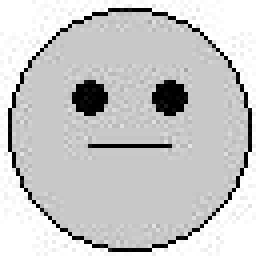
#> input picture face.jpg, 64 x 64 px, found by its file name (shown 4 times larger)
$ python picture.py
#> lines starting #> are read from the running program, lines starting #| are printed output that depends on the picture; after the words box and inside, x2 and y2 are one past the last pixel; in counts of white or black regions, pixels touching at a corner belong together
import cv2
import numpy as np
import matplotlib.pyplot as plt

from qm import QuantumMachinesManager
from qm.qua import *
import math

################################################################################
# 1. IMAGE PROCESSING (OpenCV)
################################################################################

def resample_trace(x, y, points):
    """
    Resample the trace defined by x and y to a given number of points.
    """
    assert len(x) == len(y)
    t = np.linspace(0, len(x) - 1, points)
    x_resampled = np.interp(t, np.arange(len(x)), x)
    y_resampled = np.interp(t, np.arange(len(y)), y)
    return np.array([x_resampled, y_resampled])

# 1a) Load image and convert to grayscale
img = cv2.imread("face.jpg", cv2.IMREAD_GRAYSCALE)
#> img is the input picture: shape (64, 64); min 0, max 255, mean 200.1
if img is None:
    raise FileNotFoundError("Could not read 'face.jpg'. Make sure the file exists.")

# 1b) Detect edges with Canny (tweak thresholds as needed)
edges = cv2.Canny(img, 100, 200)
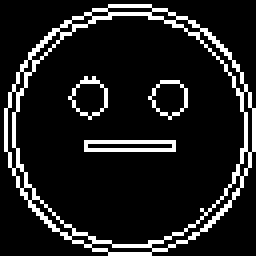
#> edges: shape (64, 64) (shown 4 times larger); 11.9% white in thin lines or dots

# 1c) Find contours
contours, hierarchy = cv2.findContours(edges, cv2.RETR_EXTERNAL, cv2.CHAIN_APPROX_SIMPLE)
#> contours = 1 contour; box (x1, y1, x2, y2) and area: (1, 1, 64, 64) 3028
if len(contours) == 0:
    raise ValueError("No contours found. Try adjusting Canny thresholds or using a simpler image.")

# 1d) Pick the largest contour by area
areas = [cv2.contourArea(cnt) for cnt in contours]
#> areas = [3028]
max_index = np.argmax(areas)
#> max_index = 0
largest_contour = contours[max_index]
#> largest_contour = contour of 88 points, box (x1, y1, x2, y2) (1, 1, 64, 64), area 3028

# 1e) Approximate the contour to reduce points (epsilon factor is adjustable)
epsilon = 0.001 * cv2.arcLength(largest_contour, True)
#> epsilon = 0.206
approx = cv2.approxPolyDP(largest_contour, epsilon, True)
#> approx has the same summary as largest_contour

# 1f) Extract (x, y) from the approximated contour
#    approx has shape (N, 1, 2)
pts = approx.reshape(-1, 2)  # shape (N, 2)
#> pts = 88 pairs, first value 1 to 63, second value 1 to 63
x_vals = pts[:, 0]
#> x_vals = 88 values, max 63 at index 65, min 1 at index 21, mean 32
y_vals = pts[:, 1]
#> y_vals = 88 values, max 63 at index 43, min 1 at index 0, mean 32

# 1g) Optional: invert Y or transform to a consistent orientation
#    For example, if you want "up" to be positive:
#    y_vals = -y_vals

# 1h) Normalize to ~±1 range
#    We find min/max, then scale and shift
min_x, max_x = x_vals.min(), x_vals.max()
#> min_x = 1; max_x = 63
min_y, max_y = y_vals.min(), y_vals.max()
#> min_y = 1; max_y = 63
range_x = max_x - min_x
#> range_x = 62
range_y = max_y - min_y
#> range_y = 62
# We'll scale the largest dimension to ~2.0, so the shape fits ~±1
scale_factor = 0.2 / max(range_x, range_y)
#> scale_factor = 0.00323
x_norm = (x_vals - min_x - range_x/2.0) * scale_factor
#> x_norm = 88 values, max 0.1 at index 65, min -0.1 at index 21, mean 2.76e-19
y_norm = (y_vals - min_y - range_y/2.0) * scale_factor
#> y_norm = 88 values, max 0.1 at index 43, min -0.1 at index 0, mean -7.89e-19

# 1i) Resample to a fixed number of points for QUA
resampled = resample_trace(x_norm, y_norm, points=16500)
#> in resample_trace, `t = np.linspace(0, len(x) - 1, points)`: t = 16500 values from 0 to 87
#> in resample_trace, `x_resampled = np.interp(t, np.arange(len(x)), x)`: x_resampled = 16500 values, max 0.1 at index 12327, min -0.1 at index 3983, mean -3.89e-18
#> in resample_trace, `y_resampled = np.interp(t, np.arange(len(y)), y)`: y_resampled = 16500 values, max 0.1 at index 8155, min -0.1 at index 0, mean 0.00114
face_x = resampled[0]
#> face_x has the same summary as x_resampled in resample_trace
face_y = resampled[1]
#> face_y has the same summary as y_resampled in resample_trace

# 1j) Let's visualize quickly (optional):
plt.figure()
plt.plot(face_x, face_y, '-o')
plt.title("Resampled Face Outline")
plt.imshow(edges,cmap = 'gray')
plt.title('Edge Image'), plt.xticks([]), plt.yticks([])
plt.show()
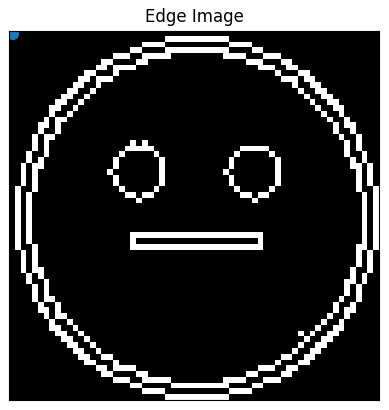
#> figure drawn by matplotlib, 1 panel

################################################################################
# 2. BUILD QUA CONFIGURATION
################################################################################

SPRITE_LENGTH = 16500  # matches our resample_trace points

# We'll define waveforms for "face"
face_x_list = face_x.tolist()
#> face_x_list has the same summary as x_resampled in resample_trace
face_y_list = face_y.tolist()
#> face_y_list has the same summary as y_resampled in resample_trace

configuration = {
    "version": 1,
    "controllers": {
        "con1": {
            "type": "opx1000",
            "fems": {
                5: {
                    "type": "LF",
                    "analog_outputs": {i: {"offset": 0.0} for i in range(1, 9)},
                    "analog_inputs": {},
                    "digital_outputs": {i: {} for i in range(1, 8)},
                }
            },
        }
    },
    "elements": {
        "screen": {
            "mixInputs": {
                "I": ("con1", 5, 5),
                "Q": ("con1", 5, 6),
            },
            "intermediate_frequency": 0,
            "operations": {
                "face": "face_pulse",
            },
        },
        'draw_marker_element': {
            'singleInput': {
                'port': ('con1', 5, 1),
            },
            'intermediate_frequency': 0,
            'operations': {
                "marker_pulse": "marker_pulse",
            },
        },
    },
    "pulses": {
        "face_pulse": {
            "operation": "control",
            "length": SPRITE_LENGTH,
            "waveforms": {"I": "face_x_wf", "Q": "face_y_wf"},
        },
        "marker_pulse": {
            "operation": "control",
            'length': SPRITE_LENGTH,
            'waveforms': {"single": "marker_wf"},
        },
    },
    "waveforms": {
        "face_x_wf": {
            "type": "arbitrary",
            "samples": face_x_list,
        },
        "face_y_wf": {
            "type": "arbitrary",
            "samples": face_y_list,
        },
        'marker_wf': {"type": "constant", "sample": 0.2},
    },
}

################################################################################
# 3. QUA PROGRAM TO DRAW THE FACE ON THE SCOPE
################################################################################

def move_cursor(x, y):
    set_dc_offset("screen", "I", x)
    set_dc_offset("screen", "Q", y)

def draw_face(x, y):
    move_cursor(x, y)
    play("face", "screen")

# We'll just do a minimal program that draws the face once, then loops or waits
#> (the run stopped early here; a loop or call above may not have finished)
